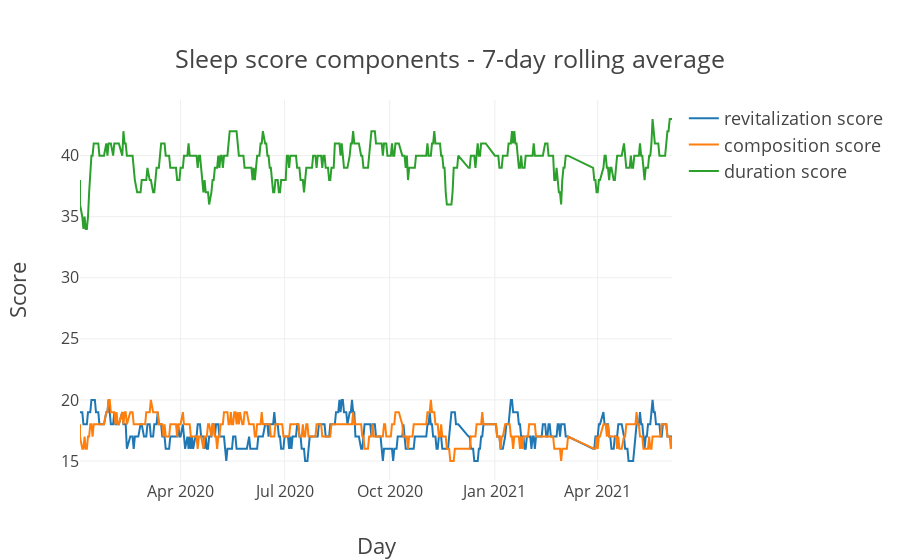

Here is the notebook cell this chart was saved with:
### Markdown cell above
The correlation is indeed strong, with the coefficient being ~0.87. Therefore, to get a good idea about how "refreshing" a sleep was, I can plot this score over time:

### Code cell
# Melt the df to plot each score component
SET_SCORE_RAW = {"composition_score", "duration_score", "revitalization_score"}
SET_SCORE_ROLLING_MEAN = {"composition_score_rolling_mean", "duration_score_rolling_mean", "revitalization_score_rolling_mean"}

df_sleep_merged["composition_score_rolling_mean"] = df_sleep_merged["composition_score"].rolling(7).mean()
df_sleep_merged["duration_score_rolling_mean"] = df_sleep_merged["duration_score"].rolling(7).mean()
df_sleep_merged["revitalization_score_rolling_mean"] = df_sleep_merged["revitalization_score"].rolling(7).mean()
df_sleep_merged_melt = pd.melt(df_sleep_merged, id_vars="dateOfSleep")
df_sleep_merged_melt = df_sleep_merged_melt[df_sleep_merged_melt["variable"].isin(SET_SCORE_RAW.union(SET_SCORE_ROLLING_MEAN))]
df_sleep_merged_melt = df_sleep_merged_melt.dropna().astype({"variable": "string", "value": "int32"})

fig = go.Figure(layout=go.Layout(title="Sleep score components - 7-day rolling average"))

for variable_name in SET_SCORE_ROLLING_MEAN:
    data = df_sleep_merged_melt[df_sleep_merged_melt["variable"] == variable_name]
    fig.add_scatter(x=data["dateOfSleep"], y=data["value"], name=" ".join(variable_name.split("_")[:2]))

fig.update_layout(
    title={"x": 0.5, "xanchor": "center", "yanchor": "top"},
    xaxis_title="Day",
    yaxis_title="Score",
    font={"size": 18},
    yaxis={"tickfont": {"size": 16}},
    xaxis={"tickfont": {"size": 16}}
)

fig.show()

### Figure 1 — Plotly figure (JSON) as saved in the notebook; plotly's stock layout.template omitted (floating-point values rounded to 4 significant figures; data arrays with more than 128 entries replaced by an {"elided": "..."} marker saying what was removed)
{"data": [{"name": "revitalization score", "type": "scatter", "x": {"elided": "435 str values"}, "y": {"elided": "435 int values"}}, {"name": "composition score", "type": "scatter", "x": {"elided": "435 str values"}, "y": {"elided": "435 int values"}}, {"name": "duration score", "type": "scatter", "x": {"elided": "435 str values"}, "y": {"elided": "435 int values"}}], "layout": {"autosize": true, "font": {"size": 18}, "title": {"text": "Sleep score components - 7-day rolling average", "x": 0.5, "xanchor": "center", "yanchor": "top"}, "xaxis": {"autorange": true, "range": ["2020-01-04", "2021-06-05"], "tickfont": {"size": 16}, "title": {"text": "Day"}, "type": "date"}, "yaxis": {"autorange": true, "range": [13.44, 44.56], "tickfont": {"size": 16}, "title": {"text": "Score"}, "type": "linear"}}}
